Frame 1 (no input): blank canvas, image omitted
Frame 60 (the mouse pressed at the canvas centre just before this capture): blank canvas, image omitted
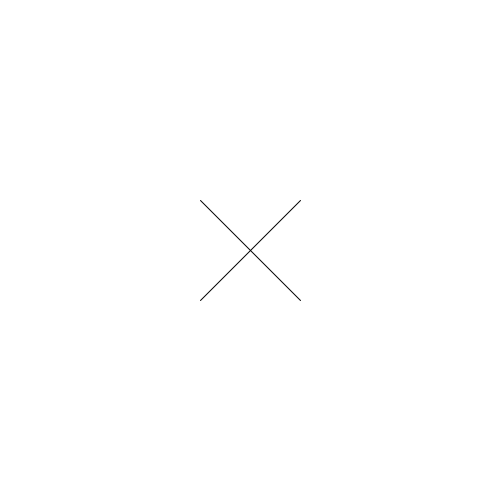
Frame 120 (the mouse held since frame 60 and released just before this capture)

The Processing sketch whose frames 1 and 60 were blank and that drew this single picture after the mouse press (run headless with seeded random() and noise(); from frame 60 on, the mouse is pressed at the canvas centre):

// Processing sketch: code4_5
// ── code4_5.pde
void setup(){
  size(500, 500);
  stroke(0);
}
void draw(){
  background(255);
  if (mousePressed) { //マウス押下時にtrue
    if (mouseButton == LEFT) {
      ellipse(mouseX, mouseY, 100, 100); //円を描画
    } else if ( mouseButton == RIGHT) {
      triangle(mouseX, mouseY - 60, mouseX - 50,
        mouseY + 30, mouseX + 50, mouseY + 30);; //三角形を描画
    } else {
      // ×を描画
      line(mouseX - 50, mouseY - 50, mouseX + 50, mouseY + 50);
      line(mouseX + 50, mouseY - 50, mouseX - 50, mouseY + 50);
    }
  } else {
    ellipse(mouseX, mouseY, 10, 10);// 小さな円を描画
  }
}
